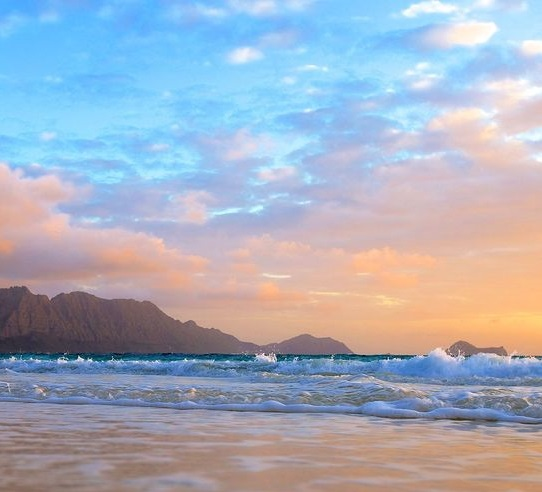
#> input picture images4/plaz.jpg, 542 x 492 px
$ python task4.py
#> lines starting #> are read from the running program, lines starting #| are printed output that depends on the picture
import cv2
import numpy as np

height = 6

A = cv2.imread(r'images4/plaz.jpg')
#> A is the input picture: shape (492, 542, 3); mean B, G, R 188.8, 173.8, 166.2
B = cv2.imread(r'images4/palmi.jpg')
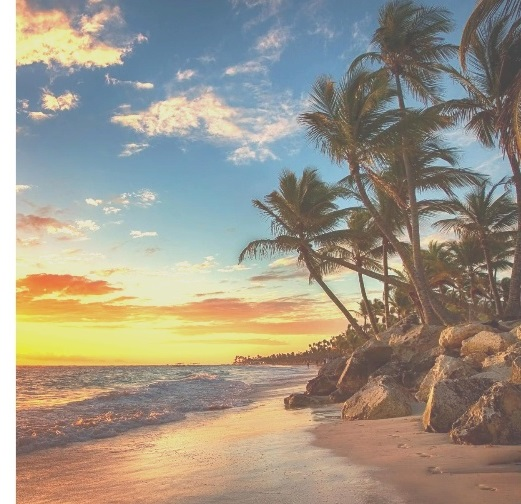
#> input picture images4/palmi.jpg, 521 x 504 px
#> B is the input picture: shape (504, 521, 3); mean B, G, R 135.5, 149.7, 157.4
A = cv2.resize(A, (512, 512))
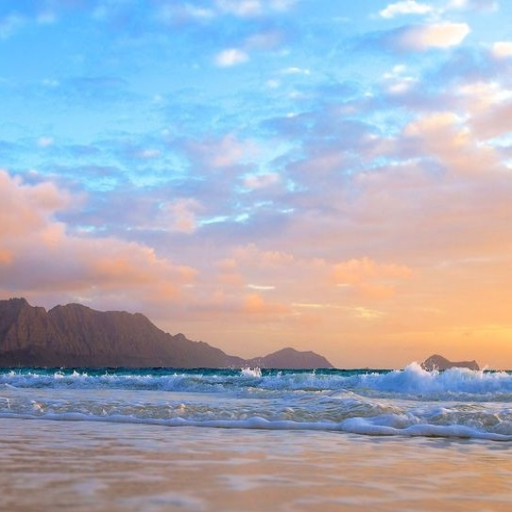
#> A: shape (512, 512, 3); mean B, G, R 188.7, 173.7, 166.1
B = cv2.resize(B, (512, 512))
#> B: shape (512, 512, 3)

# пирамида Гаусса для A
GaussPir = A.copy()
gaussA = [GaussPir]
for i in range(height):
    # cv2.imshow("1", G)
    # cv2.waitKey(0)
    GaussPir = cv2.pyrDown(GaussPir)
    gaussA.append(GaussPir)
#> after the loop, gaussA = 7 items

# пирамида Гаусса для B
GaussPir = B.copy()
gaussB = [GaussPir]
for i in range(height):
    GaussPir = cv2.pyrDown(GaussPir)
    gaussB.append(GaussPir)
#> this loop made 6 passes
#> pass 3, `GaussPir = cv2.pyrDown(GaussPir)`:
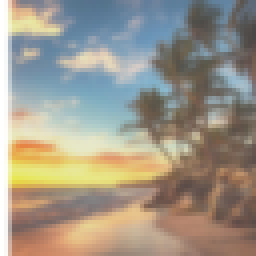
#> GaussPir: shape (64, 64, 3) (shown 4 times larger); mean B, G, R 136.7, 150.7, 157.9
#> after the loop, gaussB = 7 items

# пирамида Лапласа для A
laplasA = [gaussA[height - 1]]
for i in range(height - 1, 0, -1):
    GE = cv2.pyrUp(gaussA[i])
    rows, cols, _ = gaussA[i - 1].shape
    GE = GE[:rows, :cols]
    L = cv2.subtract(gaussA[i - 1], GE)
    laplasA.append(L)
#> this loop made 5 passes
#> pass 2, `GE = cv2.pyrUp(gaussA[i])`:
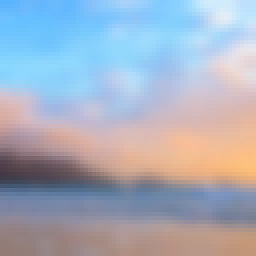
#> GE: shape (64, 64, 3) (shown 4 times larger); mean of channels 0, 1, 2 189.7, 174, 165.6; drawn as B, G, R
#> after the loop, laplasA = 6 items

# пирамида Лапласа для B
laplasB = [gaussB[height - 1]]
for i in range(height - 1, 0, -1):
    GE = cv2.pyrUp(gaussB[i])
    rows, cols, _ = gaussB[i - 1].shape
    GE = GE[:rows, :cols]
    L = cv2.subtract(gaussB[i - 1], GE)
    laplasB.append(L)
#> after the loop, laplasB = 6 items

# соединение левой и правой половин фотографий
LS = []
for la, lb in zip(laplasA, laplasB):
    _, cols, _ = la.shape
    ls = np.hstack((la[:, :int(cols / 2)], lb[:, int(cols / 2):]))
    LS.append(ls)
#> this loop made 6 passes
#> cols on passes 1 to 6: 16, 32, 64, 128, 256, 512
#> pass 3, `ls = np.hstack((la[:, :int(cols / 2)], lb[:, int(cols / 2):]))`:
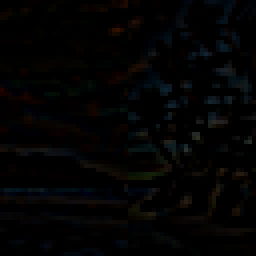
#> ls: shape (64, 64, 3) (shown 4 times larger); mean of channels 0, 1, 2 3.1, 3, 3.2; drawn as B, G, R
#> after the loop, LS = 6 items

ls_ = LS[0]
for i in range(1, height):
    ls_ = cv2.pyrUp(ls_)
    rows, cols, _ = LS[i].shape
    ls_ = ls_[:rows, :cols]
    ls_ = cv2.add(ls_, LS[i])
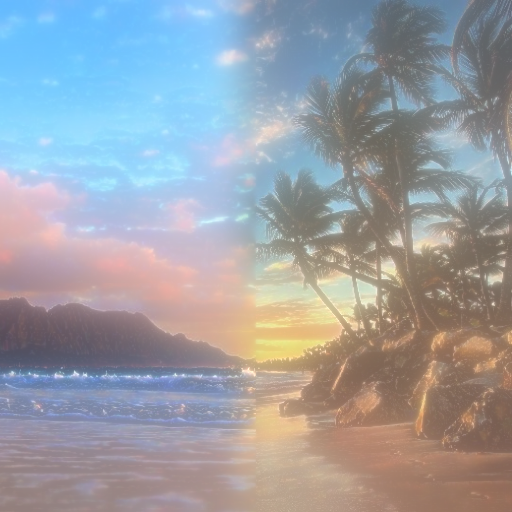
#> ls_: shape (512, 512, 3); mean of channels 0, 1, 2 165, 158.4, 154.9; drawn as B, G, R

# прямое объединение фотографий
direct = np.hstack((A[:, :int(cols / 2)], B[:, int(cols / 2):]))
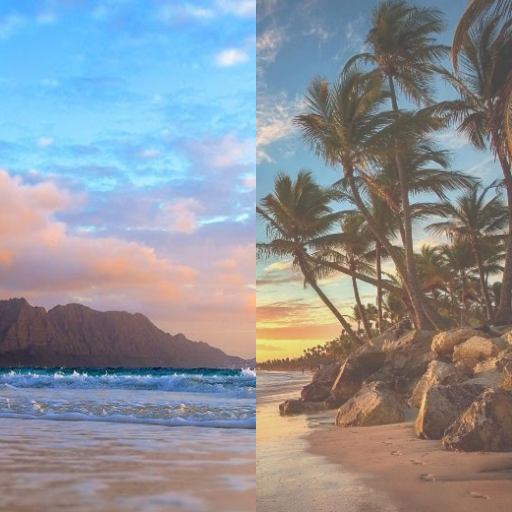
#> direct: shape (512, 512, 3); mean B, G, R 152.1, 144.9, 140.6

cv2.imwrite(r'images4/with_piramid.jpg', ls_)
cv2.imwrite(r'images4/direct.jpg', direct)
